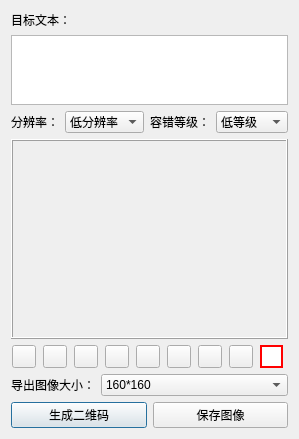
<?xml version="1.0" encoding="UTF-8"?>
<ui version="4.0">
 <class>QrCode</class>
 <widget class="QDialog" name="QrCode">
  <property name="geometry">
   <rect>
    <x>0</x>
    <y>0</y>
    <width>299</width>
    <height>431</height>
   </rect>
  </property>
  <property name="windowTitle">
   <string>二维码</string>
  </property>
  <property name="styleSheet">
   <string notr="true"/>
  </property>
  <layout class="QGridLayout" name="gridLayout">
   <item row="0" column="0" colspan="2">
    <widget class="QLabel" name="label">
     <property name="text">
      <string>目标文本：</string>
     </property>
    </widget>
   </item>
   <item row="1" column="0" colspan="2">
    <widget class="QTextEdit" name="textEdit"/>
   </item>
   <item row="2" column="0" colspan="2">
    <layout class="QHBoxLayout" name="horizontalLayout_2">
     <item>
      <widget class="QLabel" name="label_2">
       <property name="sizePolicy">
        <sizepolicy hsizetype="Fixed" vsizetype="Preferred">
         <horstretch>0</horstretch>
         <verstretch>0</verstretch>
        </sizepolicy>
       </property>
       <property name="text">
        <string>分辨率：</string>
       </property>
      </widget>
     </item>
     <item>
      <widget class="QComboBox" name="comboBoxVersion">
       <item>
        <property name="text">
         <string>低分辨率</string>
        </property>
       </item>
       <item>
        <property name="text">
         <string>高分辨率</string>
        </property>
       </item>
      </widget>
     </item>
     <item>
      <widget class="QLabel" name="label_3">
       <property name="sizePolicy">
        <sizepolicy hsizetype="Fixed" vsizetype="Preferred">
         <horstretch>0</horstretch>
         <verstretch>0</verstretch>
        </sizepolicy>
       </property>
       <property name="text">
        <string>容错等级：</string>
       </property>
      </widget>
     </item>
     <item>
      <widget class="QComboBox" name="comboBoxLevel">
       <item>
        <property name="text">
         <string>低等级</string>
        </property>
       </item>
       <item>
        <property name="text">
         <string>正常</string>
        </property>
       </item>
       <item>
        <property name="text">
         <string>中等</string>
        </property>
       </item>
       <item>
        <property name="text">
         <string>高级</string>
        </property>
       </item>
      </widget>
     </item>
    </layout>
   </item>
   <item row="4" column="0" colspan="2">
    <layout class="QHBoxLayout" name="horizontalLayout_3">
     <item>
      <widget class="QToolButton" name="tbColor0">
       <property name="text">
        <string/>
       </property>
      </widget>
     </item>
     <item>
      <widget class="QToolButton" name="tbColor1">
       <property name="text">
        <string/>
       </property>
      </widget>
     </item>
     <item>
      <widget class="QToolButton" name="tbColor2">
       <property name="text">
        <string/>
       </property>
      </widget>
     </item>
     <item>
      <widget class="QToolButton" name="tbColor3">
       <property name="text">
        <string/>
       </property>
      </widget>
     </item>
     <item>
      <widget class="QToolButton" name="tbColor4">
       <property name="text">
        <string/>
       </property>
      </widget>
     </item>
     <item>
      <widget class="QToolButton" name="tbColor5">
       <property name="text">
        <string/>
       </property>
      </widget>
     </item>
     <item>
      <widget class="QToolButton" name="tbColor6">
       <property name="text">
        <string/>
       </property>
      </widget>
     </item>
     <item>
      <widget class="QToolButton" name="tbColor7">
       <property name="text">
        <string/>
       </property>
      </widget>
     </item>
     <item>
      <widget class="QToolButton" name="tbColorPick">
       <property name="styleSheet">
        <string notr="true">border:2px solid rgb(255,0,0);
background-color: rgb(255, 255, 255);</string>
       </property>
       <property name="text">
        <string/>
       </property>
      </widget>
     </item>
    </layout>
   </item>
   <item row="5" column="0" colspan="2">
    <layout class="QHBoxLayout" name="horizontalLayout_4">
     <item>
      <widget class="QLabel" name="label_4">
       <property name="sizePolicy">
        <sizepolicy hsizetype="Fixed" vsizetype="Preferred">
         <horstretch>0</horstretch>
         <verstretch>0</verstretch>
        </sizepolicy>
       </property>
       <property name="text">
        <string>导出图像大小：</string>
       </property>
      </widget>
     </item>
     <item>
      <widget class="QComboBox" name="boxExportPixel">
       <property name="currentIndex">
        <number>2</number>
       </property>
       <item>
        <property name="text">
         <string>40*40</string>
        </property>
       </item>
       <item>
        <property name="text">
         <string>80*80</string>
        </property>
       </item>
       <item>
        <property name="text">
         <string>160*160</string>
        </property>
       </item>
       <item>
        <property name="text">
         <string>320*320</string>
        </property>
       </item>
       <item>
        <property name="text">
         <string>640*640</string>
        </property>
       </item>
       <item>
        <property name="text">
         <string>1280*1280</string>
        </property>
       </item>
       <item>
        <property name="text">
         <string>2048*2048</string>
        </property>
       </item>
      </widget>
     </item>
    </layout>
   </item>
   <item row="3" column="0" colspan="2">
    <widget class="QFrame" name="frame">
     <property name="minimumSize">
      <size>
       <width>0</width>
       <height>200</height>
      </size>
     </property>
     <property name="frameShape">
      <enum>QFrame::Box</enum>
     </property>
     <property name="frameShadow">
      <enum>QFrame::Raised</enum>
     </property>
     <layout class="QGridLayout" name="gridLayout_2">
      <item row="0" column="0">
       <widget class="QLabel" name="label_img">
        <property name="text">
         <string/>
        </property>
        <property name="alignment">
         <set>Qt::AlignCenter</set>
        </property>
       </widget>
      </item>
     </layout>
    </widget>
   </item>
   <item row="6" column="0" colspan="2">
    <layout class="QHBoxLayout" name="horizontalLayout">
     <item>
      <widget class="QPushButton" name="pbGeneral">
       <property name="text">
        <string>生成二维码</string>
       </property>
      </widget>
     </item>
     <item>
      <widget class="QPushButton" name="pbSaveImage">
       <property name="text">
        <string>保存图像</string>
       </property>
      </widget>
     </item>
    </layout>
   </item>
  </layout>
 </widget>
 <layoutdefault spacing="6" margin="11"/>
 <resources>
  <include location="resourse.qrc"/>
 </resources>
 <connections/>
</ui>
